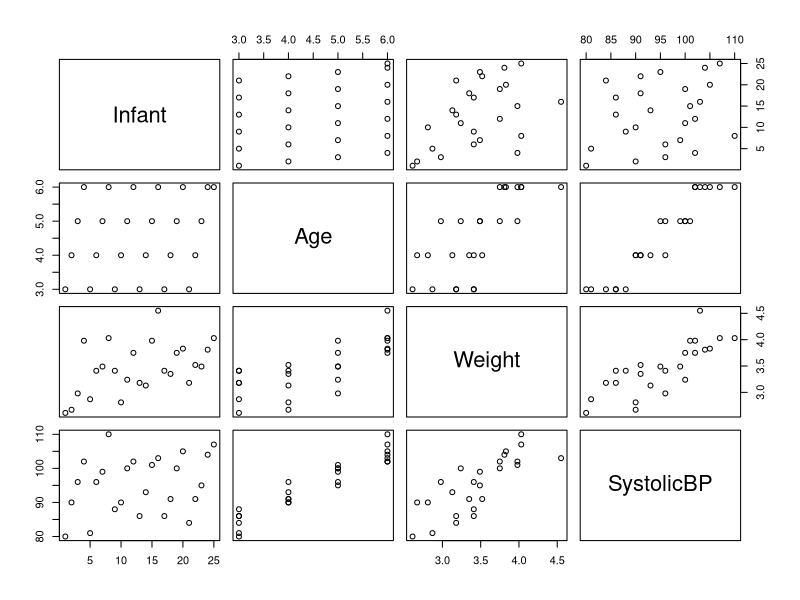

Recreate this plot in R.
## 12.11
medical <- read.table("data/medical.txt", header=TRUE)
head(medical)
plot(medical)
# a)
y <- medical$SystolicBP
x_1 <- medical$Age
x_2 <- medical$Weight
med_fit <- lm(y ~ x_1 + x_2)
summary(med_fit)
# Estimation for 1st order model
# estimated_SystolicBP = 57.2644 + 5.8041(Age_i) + 3.3162(Weight_i)

# b)
# From the model summary, the calculated Residual Standard Error = 2.454
# We use residuals to estimate error variance, so Residual Standard Error = Residual Standard Deviation

# c)
# beta_hat_2, the coefficient for Weight, represents the estimated change in the Systolic Blood Pressure corresponding to a unit change in Weight while holding all other variables fixed. So for each unit increase in Weight, we expect the Systolic Blood Pressure to increase by 3.3162 units, while all other variables (i.e. Age) are unchanged.

# 12.19
x_1sq <- x_1^2
x_2sq <- x_2^2

med_fit_order2 <- lm(y ~ x_1 + x_2 + x_1sq + x_2sq)
summary(med_fit_order2)

# a) 
#Overall, the quadratic model is not a very good fit compared to the 1st order model. This is because the p-values for all of the betas are relatively large, indicating that there is not enough evidence to outright reject the null hypothesis that the beta values are equal to zero - indicating that the beta values do not strongly contribute to predicting or estimating the response (Systolic BP).

# b
anova(med_fit, med_fit_order2)
# The results of the ANOVA analysis comparing the reduced model (the 1st order model from 12.11) to the full model (quadratic model) produced a p-value of 0.07576. This is greater than the significance level of 0.05 and indicates that we cannot reject the hypothesis that the ommitted variables (beta_3 and beta_4) are equal to zero. Thus it is possible that the coefficients for the second order terms are zero and do not contribute to the model.

#c)
# The first order model appears to be the better model. The p-values for the coefficients in the first order model are all below the significance threshold, with the intercept and x_1 coefficients being near zero. This indicates that the coefficients do contribute to the response estimates. The p-values for the quadratic model, on the other hand, do not have strong p-values. All but one exceed the significance level of 0.05 which indicates that its probable that any or all of the coefficients could actually be zero and thus not contributing to the estimated response value. Finally, the ANOVA test comparing the two models also calculated a p-value greater than the significance threshold, indicating that the two variables being tested - 2nd order variables - do not contribute to or enhance the simpler or reduced model, ie the 1st order model.

# 12.30
# a) estimate the mean SysBP for infant age=4 and weight=3
# estimated_SystolicBP = 57.2644 + 5.8041(Age_i) + 3.3162(Weight_i)
57.2644 + 5.8041*4 + 3.3162*3

# b) Provide 95% CI for the above estimate
predict(med_fit, data.frame(x_1=4, x_2=3), interval="conf", level=0.95)

# c) Provide 95% Prediction Interval for the estimate
predict(med_fit, data.frame(x_1=4, x_2=3), interval="pred", level=0.95)

# compare b) and c)
# The fitted value for estimated mean and prediction are the same since both use the same linear model. However, the 95% intervals for the values is different. The 95% prediction interval is larger than the 95% confidence interval for estimated mean. This is because the prediction interval is based on the estimated mean plus an additional error term, which in turn increases the interval. 

